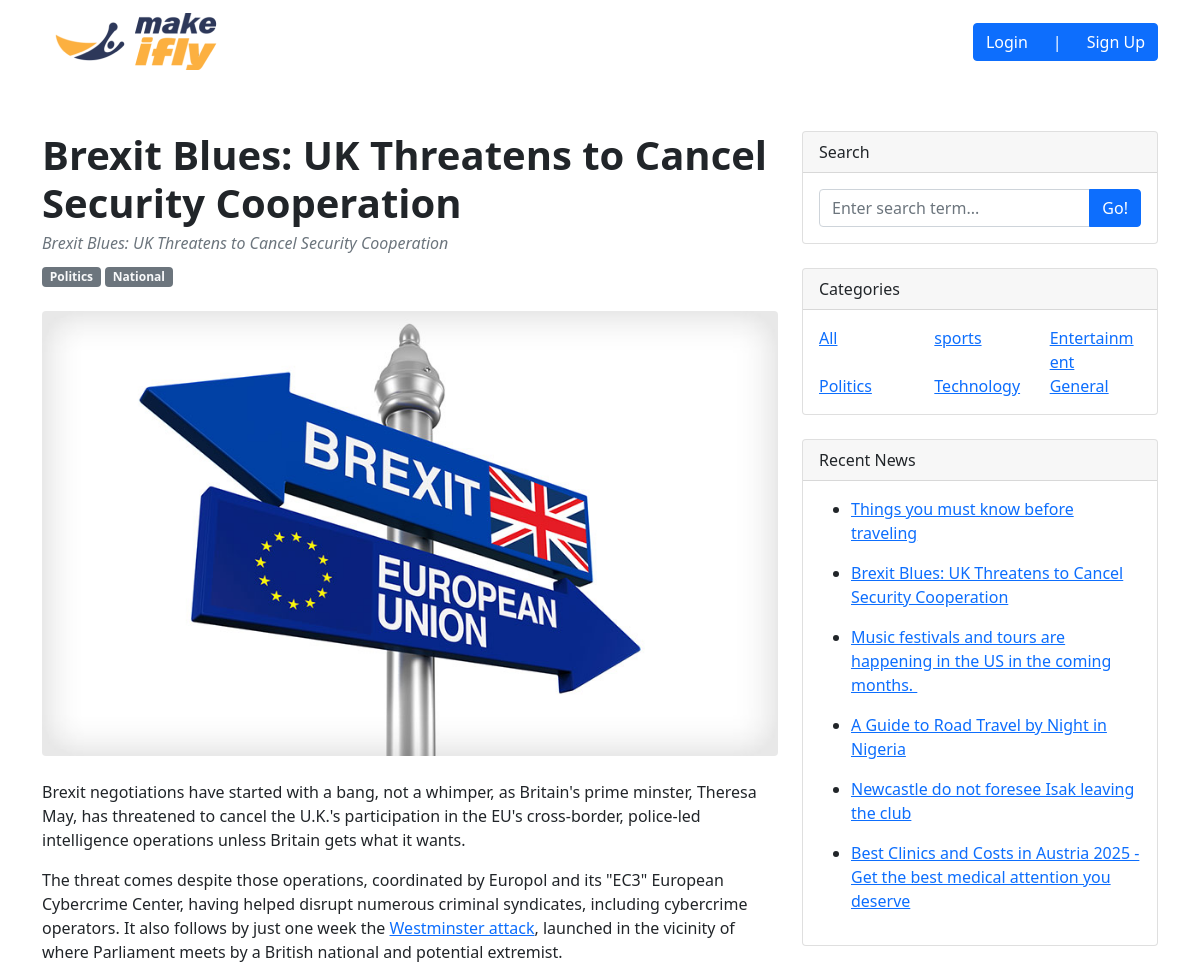
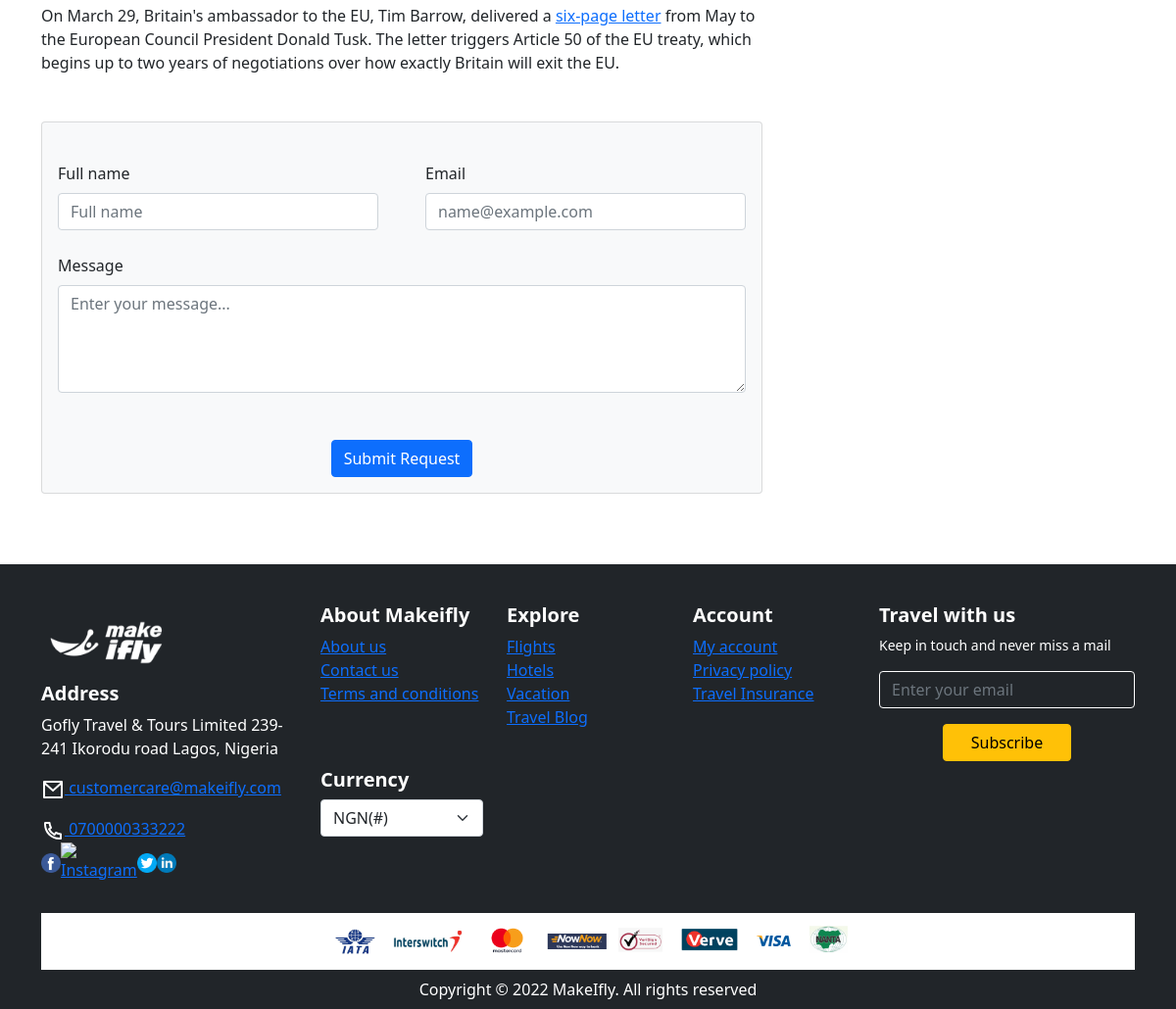
Page /Welcome/post/8 on the committed database (2 pictures, top to bottom).
### tables this page shows
CREATE TABLE `tbladdnews` (
  `id` integer NOT NULL PRIMARY KEY AUTOINCREMENT
,  `newtitle` varchar(200) DEFAULT NULL
,  `Category` varchar(200) DEFAULT NULL
,  `Sub_category` varchar(200) DEFAULT NULL
,  `Upload_Image` varchar(200) DEFAULT NULL
,  `Description` mediumtext
,  `create_date` timestamp NULL DEFAULT current_timestamp
);

CREATE TABLE `tblcategory` (
  `id` integer NOT NULL PRIMARY KEY AUTOINCREMENT
,  `name` varchar(45) DEFAULT NULL
);

CREATE TABLE `tblsub_category` (
  `id` integer NOT NULL PRIMARY KEY AUTOINCREMENT
,  `category_name` varchar(45) DEFAULT NULL
,  `subcategory_name` varchar(45) DEFAULT NULL
);

### application/controllers/Welcome.php (called while the page is built, shortened)
<?php
class Welcome extends CI_Controller {
	function __construct(){
	     $this->load->model('Website_model');
		 $this->load->library("pagination");
	}
	public function post($id)
	{
		$usernewdetails['category']=$this->Website_model->categoryList();
		$usernewdetails['viewdetail']=$this->Website_model->resentlypost();
		$usernewdetails['viewdetails']=$this->Website_model->getwebsitedetails($id);
		$usernewdetails['comment']=$this->Website_model->getcomment($id);
		$this->load->view('post',$usernewdetails);
	}
}

### index.php (called while the page is built, shortened)
<?php
require_once BASEPATH.'core/CodeIgniter.php';

### application/models/Website_model.php (called while the page is built, shortened)
<?php
class Website_model extends CI_Model{
    function categoryList(){
        $query=$this->db->get('tblcategory');
        return $query->result();
        }
   public function resentlypost()
   {
       $query=$this->db->select('tbladdnews.id,newtitle,tblcategory.name as category,
       tblsub_category.subcategory_name as subcategory,Description,Upload_Image,create_date')
   ->join('tblcategory','tbladdnews.Category=tblcategory.id','left')
   ->join('tblsub_category','tbladdnews.Sub_category=tblsub_category.id','left')
   ->from('tbladdnews')
   ->order_by('tbladdnews.id', 'desc')
   ->get();
   return $query->result();
  }
public function getwebsitedetails($id)
   {
       $query=$this->db->select('tbladdnews.id,newtitle,tbladdnews.Category as Categoryid,tblcategory.name as category,
       tbladdnews.Sub_category as subcategoryid,
       tblsub_category.subcategory_name as subcategory,Description,Upload_Image,create_date')
   ->join('tblcategory','tbladdnews.Category=tblcategory.id','left')
   ->join('tblsub_category','tbladdnews.Sub_category=tblsub_category.id','left')
   ->from('tbladdnews')
   ->where('tbladdnews.id',$id)
   ->get();
   return $query->row();
  }
}

### application/views/post.php (the view, shortened to what this page needs)
<!DOCTYPE html>
<html lang="en">
    <head>
        <link href="<?php echo base_url('assets/css/styles.css');?>" rel="stylesheet" />
    </head>
    <body>
   <?php include APPPATH.'views/includes/header.php';?>
        <div class="container mt-5">
            <div class="row">
                <div class="col-lg-8">
                    <article>
                        <header class="mb-4">
                            <h1 class="fw-bolder mb-1"><?php  echo $viewdetails->newtitle;?></h1>
                            <div class="text-muted fst-italic mb-2"><?php  echo $viewdetails->newtitle;?></div>
                            <a class="badge bg-secondary text-decoration-none link-light" href="#!"><?php  echo $viewdetails->category;?></a>
                            <a class="badge bg-secondary text-decoration-none link-light" href="#!"><?php  echo $viewdetails->subcategory;?></a>
                        </header>
                        <figure class="mb-4"><img class="img-fluid rounded" src="<?php echo base_url('uploads/files/'. $viewdetails->Upload_Image);?>" alt="..." /></figure>
                        <section class="mb-5">
                            <p class="fs-5 mb-4"><?php echo $viewdetails->Description;?></p>
                        </section>
                    </article>
                    <section class="mb-5">
                        <div class="card bg-light">
                            <div class="card-body">
                                <br>
                                <form id="contactForm">
                                <div class="row gx-5 mb-4">
                                    <div class="col-md-6">
                                        <label class="text-dark mb-2" for="inputName">Full name</label>
                                        <input class="form-control" name="name" id="name" type="text" placeholder="Full name">
                                    </div>
                                    <div class="col-md-6">
                                        <label class="text-dark mb-2" for="inputEmail">Email</label>
                                        <input class="form-control" name="email" id="email" type="email" placeholder="name@example.com">
                                    </div>
                                </div>
                                <div class="mb-4">
                                    <label class="text-dark mb-2" for="inputMessage">Message</label>
                                    <textarea class="form-control" name="comment" id="comment"  placeholder="Enter your message..." rows="4"></textarea>
                                </div>
                                <div class="text-center"><button class="btn btn-primary mt-4" id="butsave" type="submit">Submit Request</button></div>
                            </form>
                        </div>
                    </section>
                </div>
                <div class="col-lg-4">
                        <div class="card mb-4">
                        <div class="card-header">Search</div>
                        <div class="card-body">
                        <?php echo form_open('Search/index',['class'=>'php-email-form']);?>
                            <div class="input-group">
                                <input class="form-control" type="text" name="searchdata" id="searchdata" placeholder="Enter search term..."
                                 aria-label="Enter search term..." aria-describedby="button-search" />
                                 <input type="submit" name="submit" id="submit" class="btn btn-primary" value="Go!">
                            </div>
                    </form>
                        </div>
                    </div>
       <div class="card mb-4">
                        <div class="card-header">Categories</div>
                        <div class="card-body">
                            <div class="row">
                            <?php
                  if(count($category)):
                  foreach($category as $row):
                  ?>
                                <div class="col-sm-4">
                                    <ul class="list-unstyled mb-0">
                                    <?php $cat= $row->name;?>
                                    <li class="badge-info"> <?php echo anchor("Category/index/{$row->id}",$cat); ?></li>
                                    </ul>
                                </div>
                                <?php
                    endforeach;
                    else:
                    ?>
                    <tr>
                    <td colspan="5" style="color:red; text-align:center">No Record found</td>
                    </tr>
                    <?php endif;?>
                            </div>
                        </div>
                    </div>
                   <div class="card mb-4">
                        <div class="card-header">Recent News</div>
                        <div class="card-body">
                        <?php
					if(count($viewdetail)):
                  foreach($viewdetail as $row):
                  ?>
                            <ul>
                                <?php  $shiv= $row->newtitle;?>
                                <li><?php echo anchor("Welcome/post/{$row->id}",$shiv); ?></li>
                            </ul>
                            <?php
                    endforeach;
                    else:
                    ?>
                    <tr>
                    <td colspan="5" style="color:red; text-align:center">No Record found</td>
                    </tr>
                    <?php endif;?>
                             </div>
                    </div>
                </div>
            </div>
        </div>
   <?php include APPPATH.'views/includes/footer.php';?>
    </body>
</html>

### application/views/includes/header.php (shortened to what this page needs)
<nav class="navbar navbar-expand-lg">
    <div class="container home-navbar-links">
        <a class="navbar-brand" href="<?php echo 'https://makeifly.com/' ?>" target="_self">
            <img src="<?= base_url('assets/images/logo.png') ?>" alt="Logo" height="100%">
        </a>
        <div class="collapse navbar-collapse" id="navbarSupportedContent">
            <ul class="navbar-nav ms-auto mb-2 mb-lg-0">
                <li class="nav-item">
                    <div class="btn-group" role="group" aria-label="Basic example">
                        <button type="button" class="btn btn-primary fw-semibold" data-bs-toggle="modal"
                                data-bs-target="#logInModal">Login</button>
                        <button type="button" class="btn btn-primary">|</button>
                        <button type="button" class="btn btn-primary fw-semibold" data-bs-toggle="modal"
                                data-bs-target="#signUpModal">Sign Up</button>
                    </div>
                </li>
            </ul>
        </div>
    </div>
</nav>

### application/views/includes/footer.php (shortened to what this page needs)
<footer class="bg-primary mt-5 d-none d-lg-block bg-dark">
    <div class="container text-white">
        <div class="row py-3 g-4" data-aos="fade-up" data-aos-duration="2000">
            <div class="col-lg-3">
                <a href="index.html">
                    <img src="<?= base_url('assets/images/logo-white.png') ?>" width="130" height="80" alt="Logo">
                </a>
                <h5 class="fw-bold">Address</h5>
                <p>Gofly Travel & Tours Limited
                    239-241 Ikorodu road
                    Lagos, Nigeria</p>
                <div class="col">
                    <a href="#"><img src="<?= base_url('assets/images/icons/mail-line.svg') ?>" alt=""> customercare@makeifly.com</a>
                </div>
                <div class="col mt-3">
                    <a href="#"><img src="<?= base_url('assets/images/icons/phone-line-white.svg') ?>" alt=""> 0700000333222</a>
                </div>
                <div class="col-4">
                    <ul class="d-flex justify-content-between align-items-center list-unstyled">
                        <li>
                            <a href="#"><img src="<?= base_url('assets/images/icons/facebook.png') ?>" width="20" height="20"
                                             alt="Facebook"></a>
                        </li>
                        <li>
                            <a href="#"><a href="#"><img src="<?= base_url('assets/images/icons/instagram.png') ?>" width="20"
                                                         height="20" alt="Instagram"></a>
                        </li>
                        <li><a href="#"><img src="<?= base_url('assets/images/icons/twitter.png') ?>" width="20" height="20"
                                             alt="Twitter"></a>
                        </li>
                        <li><a href="https://www.linkedin.com/company/makeifly" target="_blank"><img
                                        src="<?= base_url('assets/images/icons/linkedin.png') ?>" width="20" height="20"
                                        alt="linkedin"></a>
                        </li>
                    </ul>
                </div>
            </div>
            <div class="col-lg-2">
                <h5 class="fw-bold">About Makeifly</h5>
                <ul class="list-unstyled">
                    <li><a href="about.html">About us</a></li>
                    <li><a href="contact.html">Contact us</a></li>
                    <li><a href="terms-and-conditions.html">Terms and conditions</a></li>
                </ul>
                <div class="col pt-5">
                    <h5 class="fw-bold">Currency</h5>
                    <form action="">
                        <select class="form-select" aria-label="Default select example">
                            <option selected alt=""> NGN(#)</option>
                        </select>
                    </form>
                </div>
            </div>
            <div class="col-lg-2">
                <h5 class="fw-bold">Explore</h5>
                <ul class="list-unstyled">
                    <li><a href="flight.html">Flights</a></li>
                    <li><a href="hotel.html">Hotels</a></li>
                    <li><a href="vacation.html">Vacation</a></li>
                    <li><a href="blog.html">Travel Blog</a></li>
                </ul>
            </div>
            <div class="col-lg-2">
                <h5 class="fw-bold">Account</h5>
                <ul class="list-unstyled">
                    <li><a href="account-your-trips.html">My account</a></li>
                    <li><a href="privacy-policy.html">Privacy policy</a></li>
                    <li><a href="insurance.html">Travel Insurance</a></li>
                </ul>
            </div>
            <div class="col-lg-3">
                <h5 class="fw-bold">Travel with us</h5>
                <p class="small">Keep in touch and never miss a mail</p>
                <form action="">
                    <div class="col mb-3 mt-3">
                        <input type="email" class="form-control bg-transparent border-white"
                               placeholder="Enter your email" id="exampleInputEmail1" aria-describedby="emailHelp">
                    </div>
                    <div class="d-grid gap-2 col-6 mx-auto">
                        <button type="button" class="btn btn-warning">Subscribe</button>
                    </div>
                </form>
            </div>
        </div>
    </div>
    <div class="sub-footer">
        <div class="container">
            <div class="row">
                <div class="col-lg-12">
                    <img src="<?= base_url('assets/images/partners/partners.png') ?>" class="img-fluid" alt="">
                </div>
            </div>
        </div>
    </div>
    <div class="copyright p-2">
        <div class="container">
            <div class="row">
                <span class="text-white text-center">Copyright © 2022 MakeIfly. All rights reserved</span>
            </div>
        </div>
    </div>
</footer>

### rows in the picture
tbladdnews: newtitle "Brexit Blues: UK Threatens to Cancel Security Cooperation", tblcategory.name "Politics", tblsub_category.subcategory_name "National", Upload_Image (picture), Description "Brexit negotiations have started with a bang, not a whimper, as Britain's prime minster, Theresa May, has threatened to cancel the U.K.'s participation in the EU's cross-border, police-led intelligence operations unless Britain gets what it wants. The threat comes despite those operations, coordinated by Europol and its \"EC3\" European Cybercrime Center, having helped disrupt numerous criminal syndicates, including cybercrime operators. It also follows by just one week the Westminster attack , launched in the vicinity of where Parliament meets by a British national and potential extremist. On March 29, Britain's ambassador to the EU, Tim Barrow, delivered a six-page letter from May to the…"
tblcategory: anchor("Category/index/{$row->id}",$cat) "All"
tblcategory: anchor("Category/index/{$row->id}",$cat) "sports"
tblcategory: anchor("Category/index/{$row->id}",$cat) "Entertainment"
tblcategory: anchor("Category/index/{$row->id}",$cat) "Technology"
tbladdnews: anchor("Welcome/post/{$row->id}",$shiv) "Things you must know before traveling"
tbladdnews: anchor("Welcome/post/{$row->id}",$shiv) "Music festivals and tours are happening in the US in the coming months."
tbladdnews: anchor("Welcome/post/{$row->id}",$shiv) "A Guide to Road Travel by Night in Nigeria"
tbladdnews: anchor("Welcome/post/{$row->id}",$shiv) "Newcastle do not foresee Isak leaving the club"
tbladdnews: anchor("Welcome/post/{$row->id}",$shiv) "Best Clinics and Costs in Austria 2025 - Get the best medical attention you deserve"

### other values in the picture
anchor("Category/index/{$row->id}",$cat) "Politics"
anchor("Category/index/{$row->id}",$cat) "General"
anchor("Welcome/post/{$row->id}",$shiv) "Brexit Blues: UK Threatens to Cancel Security Cooperation"
